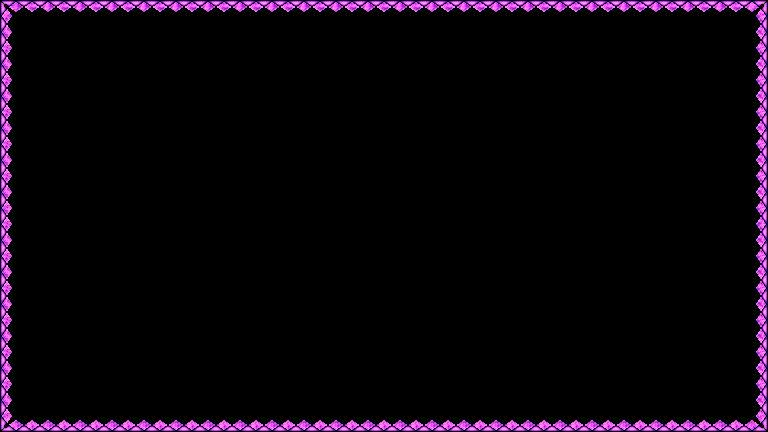

This is a level from a 2D game, rendered from its Tiled map with the project's own tilesets. A one-line summary and the complete map file follow:
An orthogonal 48x27 tile map with 16x16 px tiles, 1 tile layer (Tile Layer 1).

<map version="1.10" tiledversion="1.11.0" orientation="orthogonal" renderorder="left-up" width="48" height="27" tilewidth="16" tileheight="16" infinite="0" nextlayerid="3" nextobjectid="1">
 <editorsettings>
  <export target="test40.json" format="json" />
 </editorsettings>
 <tileset firstgid="1" source="test.tsx" />
 <layer id="2" name="Tile Layer 1" width="48" height="27">
  <data encoding="csv">
1,2,3,2,3,2,3,2,3,2,3,2,3,2,3,2,3,2,3,2,3,2,3,2,3,2,3,2,3,2,3,2,3,2,3,2,3,2,3,2,3,2,3,2,3,2,3,4,
5,0,0,0,0,0,0,0,0,0,0,0,0,0,0,0,0,0,0,0,0,0,0,0,0,0,0,0,0,0,0,0,0,0,0,0,0,0,0,0,0,0,0,0,0,0,0,8,
9,0,0,0,0,0,0,0,0,0,0,0,0,0,0,0,0,0,0,0,0,0,0,0,0,0,0,0,0,0,0,0,0,0,0,0,0,0,0,0,0,0,0,0,0,0,0,12,
5,0,0,0,0,0,0,0,0,0,0,0,0,0,0,0,0,0,0,0,0,0,0,0,0,0,0,0,0,0,0,0,0,0,0,0,0,0,0,0,0,0,0,0,0,0,0,8,
9,0,0,0,0,0,0,0,0,0,0,0,0,0,0,0,0,0,0,0,0,0,0,0,0,0,0,0,0,0,0,0,0,0,0,0,0,0,0,0,0,0,0,0,0,0,0,12,
5,0,0,0,0,0,0,0,0,0,0,0,0,0,0,0,0,0,0,0,0,0,0,0,0,0,0,0,0,0,0,0,0,0,0,0,0,0,0,0,0,0,0,0,0,0,0,8,
9,0,0,0,0,0,0,0,0,0,0,0,0,0,0,0,0,0,0,0,0,0,0,0,0,0,0,0,0,0,0,0,0,0,0,0,0,0,0,0,0,0,0,0,0,0,0,12,
5,0,0,0,0,0,0,0,0,0,0,0,0,0,0,0,0,0,0,0,0,0,0,0,0,0,0,0,0,0,0,0,0,0,0,0,0,0,0,0,0,0,0,0,0,0,0,8,
9,0,0,0,0,0,0,0,0,0,0,0,0,0,0,0,0,0,0,0,0,0,0,0,0,0,0,0,0,0,0,0,0,0,0,0,0,0,0,0,0,0,0,0,0,0,0,12,
5,0,0,0,0,0,0,0,0,0,0,0,0,0,0,0,0,0,0,0,0,0,0,0,0,0,0,0,0,0,0,0,0,0,0,0,0,0,0,0,0,0,0,0,0,0,0,8,
9,0,0,0,0,0,0,0,0,0,0,0,0,0,0,0,0,0,0,0,0,0,0,0,0,0,0,0,0,0,0,0,0,0,0,0,0,0,0,0,0,0,0,0,0,0,0,12,
5,0,0,0,0,0,0,0,0,0,0,0,0,0,0,0,0,0,0,0,0,0,0,0,0,0,0,0,0,0,0,0,0,0,0,0,0,0,0,0,0,0,0,0,0,0,0,8,
9,0,0,0,0,0,0,0,0,0,0,0,0,0,0,0,0,0,0,0,0,0,0,0,0,0,0,0,0,0,0,0,0,0,0,0,0,0,0,0,0,0,0,0,0,0,0,12,
9,0,0,0,0,0,0,0,0,0,0,0,0,0,0,0,0,0,0,0,0,0,0,0,0,0,0,0,0,0,0,0,0,0,0,0,0,0,0,0,0,0,0,0,0,0,0,8,
5,0,0,0,0,0,0,0,0,0,0,0,0,0,0,0,0,0,0,0,0,0,0,0,0,0,0,0,0,0,0,0,0,0,0,0,0,0,0,0,0,0,0,0,0,0,0,8,
9,0,0,0,0,0,0,0,0,0,0,0,0,0,0,0,0,0,0,0,0,0,0,0,0,0,0,0,0,0,0,0,0,0,0,0,0,0,0,0,0,0,0,0,0,0,0,12,
5,0,0,0,0,0,0,0,0,0,0,0,0,0,0,0,0,0,0,0,0,0,0,0,0,0,0,0,0,0,0,0,0,0,0,0,0,0,0,0,0,0,0,0,0,0,0,8,
9,0,0,0,0,0,0,0,0,0,0,0,0,0,0,0,0,0,0,0,0,0,0,0,0,0,0,0,0,0,0,0,0,0,0,0,0,0,0,0,0,0,0,0,0,0,0,12,
5,0,0,0,0,0,0,0,0,0,0,0,0,0,0,0,0,0,0,0,0,0,0,0,0,0,0,0,0,0,0,0,0,0,0,0,0,0,0,0,0,0,0,0,0,0,0,8,
9,0,0,0,0,0,0,0,0,0,0,0,0,0,0,0,0,0,0,0,0,0,0,0,0,0,0,0,0,0,0,0,0,0,0,0,0,0,0,0,0,0,0,0,0,0,0,12,
5,0,0,0,0,0,0,0,0,0,0,0,0,0,0,0,0,0,0,0,0,0,0,0,0,0,0,0,0,0,0,0,0,0,0,0,0,0,0,0,0,0,0,0,0,0,0,8,
9,0,0,0,0,0,0,0,0,0,0,0,0,0,0,0,0,0,0,0,0,0,0,0,0,0,0,0,0,0,0,0,0,0,0,0,0,0,0,0,0,0,0,0,0,0,0,12,
5,0,0,0,0,0,0,0,0,0,0,0,0,0,0,0,0,0,0,0,0,0,0,0,0,0,0,0,0,0,0,0,0,0,0,0,0,0,0,0,0,0,0,0,0,0,0,8,
9,0,0,0,0,0,0,0,0,0,0,0,0,0,0,0,0,0,0,0,0,0,0,0,0,0,0,0,0,0,0,0,0,0,0,0,0,0,0,0,0,0,0,0,0,0,0,12,
5,0,0,0,0,0,0,0,0,0,0,0,0,0,0,0,0,0,0,0,0,0,0,0,0,0,0,0,0,0,0,0,0,0,0,0,0,0,0,0,0,0,0,0,0,0,0,8,
9,0,0,0,0,0,0,0,0,0,0,0,0,0,0,0,0,0,0,0,0,0,0,0,0,0,0,0,0,0,0,0,0,0,0,0,0,0,0,0,0,0,0,0,0,0,0,12,
13,14,15,14,15,14,15,14,15,14,15,14,15,14,15,14,15,14,15,14,15,14,15,14,15,14,15,14,15,14,15,14,15,14,15,14,15,14,15,14,15,14,15,14,15,14,15,16
</data>
 </layer>
</map>
